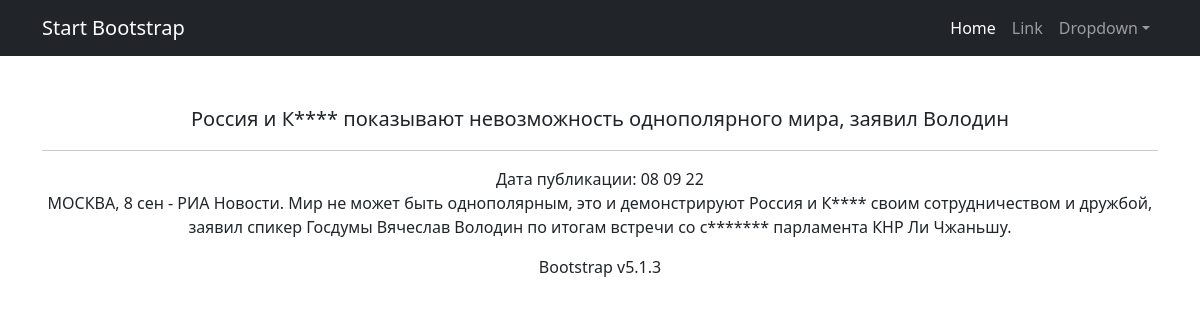
The page /articles/2 on the database its author committed.
### News_Portal/models.py (models this page shows, shortened)
class Post(models.Model):
    author = models.ForeignKey(Author, on_delete=models.CASCADE)
    Wahl = models.CharField(max_length=16, choices=AUFLISTUNG, default=Artikel)
    titel_name = models.CharField(max_length=212)
    text = models.TextField()
    ranking = models.FloatField(default=0.0)
    time_in = models.DateTimeField(auto_now_add=True)
    postCategory = models.ManyToManyField(Category, through='PostCategory')

### News_Portal/views.py (the view)
class Article(DetailView):
    model = Post
    queryset = Post.objects.filter(Wahl='Artikel')
    template_name = 'article.html'
    context_object_name = 'article'

### News_Portal/templatetags/custom_filter.py (called while the page is built)
@register.filter()
def censor(x):
    text_1 = ''
    if isinstance(x, str):
        for i in x.split():
            if i.lower() in WORDS:
                text_1 += i.replace(i, f'  {i[0]}{"*" * (len(i) - 1)}   ')
            else:
                text_1 += '   ' + i + '   '
        text_1 = ' '.join(text_1.split())
        return text_1

### Templates/article.html (shortened to what this page needs)
{% extends 'flatpages/default.html' %}
{% load custom_filter %}
{% block content %}
{{ article.titel_name|censor }}
<hr>
Дата публикации: {{article.time_in|date:'d m y' }}
<br>
{{ article.text | censor }}
{% endblock content %}

### rows shown on the page
Post: titel_name|censor "Россия и К**** показывают невозможность однополярного мира, заявил Володин", time_in "08 09 22", text|censor "МОСКВА, 8 сен - РИА Новости. Мир не может быть однополярным, это и демонстрируют Россия и К**** своим сотрудничеством и дружбой, заявил спикер Госдумы Вячеслав Володин по итогам встречи со с******* парламента КНР Ли Чжаньшу."
